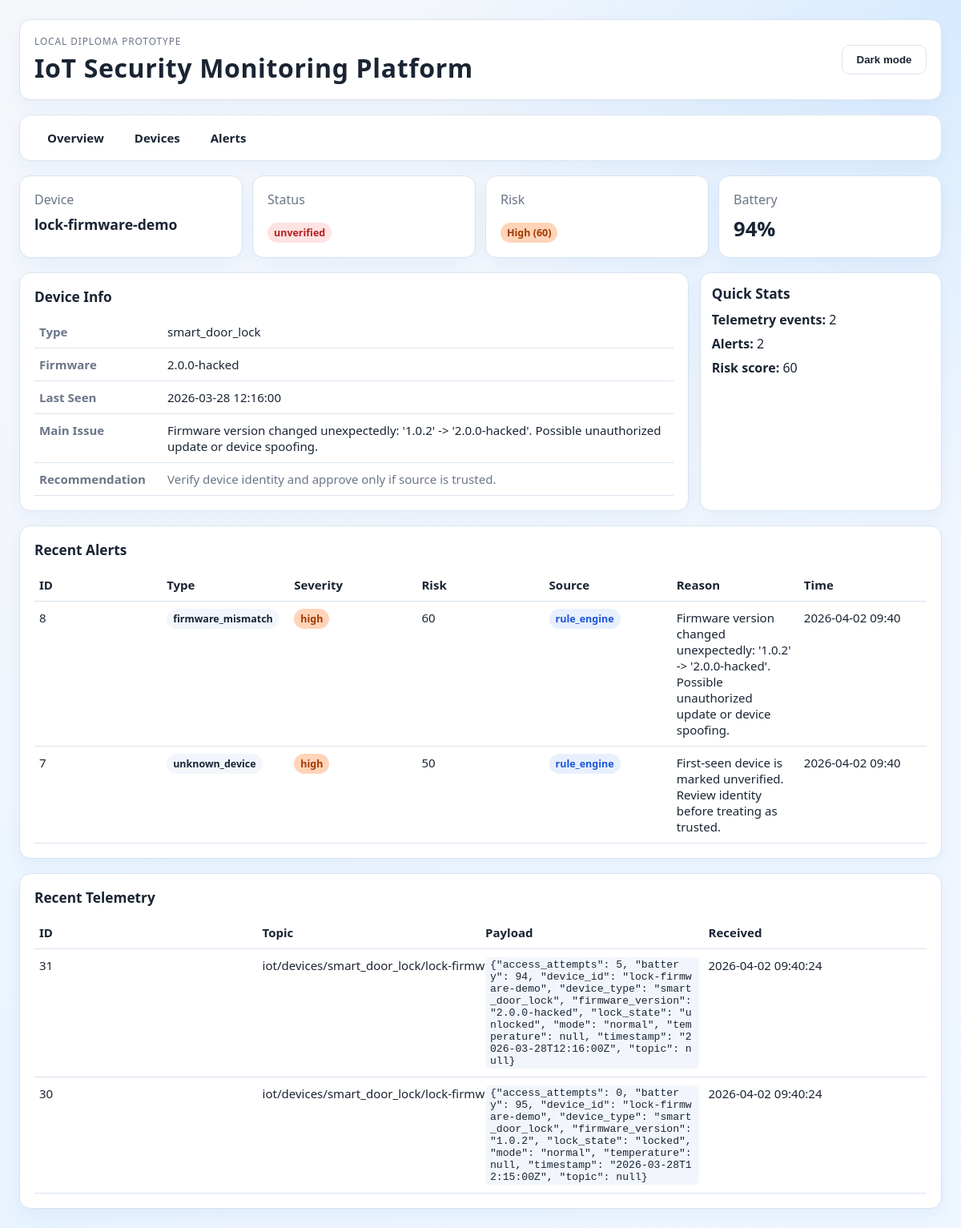
Screenshot of /dashboard/devices/lock-firmware-demo with the database file from the repository.
### app/models/device.py (models this page shows)
class Device(Base):
    __tablename__ = "devices"
    id: Mapped[int] = mapped_column(Integer, primary_key=True)
    device_id: Mapped[str] = mapped_column(String(100), unique=True, index=True)
    device_type: Mapped[str] = mapped_column(String(50), index=True)
    name: Mapped[str | None] = mapped_column(String(100), nullable=True)
    status: Mapped[str] = mapped_column(String(30), default="offline")
    firmware_version: Mapped[str | None] = mapped_column(String(50), nullable=True)
    last_seen_at: Mapped[datetime | None] = mapped_column(
        DateTime(timezone=True), nullable=True
    )
    created_at: Mapped[datetime] = mapped_column(
        DateTime(timezone=True), default=utc_now
    )
    updated_at: Mapped[datetime] = mapped_column(
        DateTime(timezone=True), default=utc_now, onupdate=utc_now
    )

### app/models/alert.py (models this page shows)
class Alert(Base):
    __tablename__ = "alerts"
    id: Mapped[int] = mapped_column(Integer, primary_key=True)
    device_id: Mapped[str | None] = mapped_column(
        String(100), index=True, nullable=True
    )
    alert_type: Mapped[str] = mapped_column(String(50), index=True)
    severity: Mapped[str] = mapped_column(String(20), index=True)
    risk_score: Mapped[int] = mapped_column(Integer)
    reason: Mapped[str] = mapped_column(Text)
    source: Mapped[str] = mapped_column(String(50), default="rule_engine")
    status: Mapped[str] = mapped_column(String(30), default="open")
    created_at: Mapped[datetime] = mapped_column(
        DateTime(timezone=True), default=utc_now, index=True
    )

### app/models/telemetry_event.py (models this page shows)
class TelemetryEvent(Base):
    __tablename__ = "telemetry_events"
    id: Mapped[int] = mapped_column(Integer, primary_key=True)
    device_id: Mapped[str | None] = mapped_column(
        String(100), index=True, nullable=True
    )
    topic: Mapped[str] = mapped_column(String(255))
    payload_json: Mapped[str] = mapped_column(Text)
    received_at: Mapped[datetime] = mapped_column(
        DateTime(timezone=True), default=utc_now, index=True
    )

### app/main.py (the view)
@app.get("/dashboard/devices/{device_id}", response_class=HTMLResponse)
def dashboard_device_detail(
    request: Request, device_id: str, db: Session = Depends(get_db)
) -> HTMLResponse:
    detail = _get_device_detail(db, device_id=device_id)
    if detail is None:
        raise HTTPException(status_code=404, detail="Device not found")
    return templates.TemplateResponse(
        request=request,
        name="device_detail.html",
        context={"detail": detail},
    )

### app/templates/device_detail.html (shortened to what this page needs)
<!DOCTYPE html>
<html lang="ru">
<head>
    <link rel="stylesheet" href="{{ url_for('static', path='/dashboard.css') }}">
</head>
<body>
<main class="page-shell">
    <header class="topbar card">
        <div>
            <p class="eyebrow">Local diploma prototype</p>
            <h1>IoT Security Monitoring Platform</h1>
        </div>
        <div class="actions">
            <button type="button" id="theme-toggle" class="theme-toggle" aria-pressed="false">Dark mode</button>
        </div>
    </header>
    <nav class="nav-bar card">
        <a href="/">Overview</a>
        <a href="/dashboard/devices">Devices</a>
        <a href="/dashboard/alerts">Alerts</a>
    </nav>
    <section class="kpis">
        <article class="card kpi">
            <p>Device</p>
            <strong style="font-size:1.1rem">{{ detail.device.device_id }}</strong>
        </article>
        <article class="card kpi">
            <p>Status</p>
            <strong><span class="badge {{ 'online' if detail.device.status == 'online' else 'offline' }}">{{ detail.device.status }}</span></strong>
        </article>
        <article class="card kpi">
            <p>Risk</p>
            <strong><span class="badge risk-{{ detail.device.risk_level | lower }}">{{ detail.device.risk_level }} ({{ detail.device.risk_score }})</span></strong>
        </article>
        <article class="card kpi">
            <p>Battery</p>
            <strong>{{ detail.device.battery if detail.device.battery is not none else '--' }}{% if detail.device.battery is not none %}%{% endif %}</strong>
        </article>
    </section>
    <section class="layout-grid">
        <article class="card">
            <h2>Device Info</h2>
            <table class="detail-table">
                <tr><th>Type</th><td>{{ detail.device.device_type }}</td></tr>
                <tr><th>Firmware</th><td>{{ detail.device.firmware_version or '--' }}</td></tr>
                <tr><th>Last Seen</th><td>{{ detail.device.last_seen_at.strftime('%Y-%m-%d %H:%M:%S') if detail.device.last_seen_at else '--' }}</td></tr>
                <tr><th>Main Issue</th><td>{{ detail.device.main_issue }}</td></tr>
                <tr><th>Recommendation</th><td class="recommendation-cell">{{ detail.device.recommendation }}</td></tr>
            </table>
        </article>
        <aside class="side-column">
            <article class="card side-card-compact">
                <h2>Quick Stats</h2>
                <ul class="detail-stats">
                    <li><strong>Telemetry events:</strong> {{ detail.recent_telemetry | length }}</li>
                    <li><strong>Alerts:</strong> {{ detail.recent_alerts | length }}</li>
                    <li><strong>Risk score:</strong> {{ detail.device.risk_score }}</li>
                </ul>
            </article>
        </aside>
    </section>
    <section class="card">
        <h2>Recent Alerts</h2>
        <table>
            <thead>
            <tr>
                <th>ID</th>
                <th>Type</th>
                <th>Severity</th>
                <th>Risk</th>
                <th>Source</th>
                <th>Reason</th>
                <th>Time</th>
            </tr>
            </thead>
            <tbody>
            {% if detail.recent_alerts %}
                {% for alert in detail.recent_alerts %}
                <tr>
                    <td>{{ alert.id }}</td>
                    <td><span class="badge alert-type">{{ alert.alert_type }}</span></td>
                    <td><span class="badge risk-{{ alert.severity }}">{{ alert.severity }}</span></td>
                    <td>{{ alert.risk_score }}</td>
                    <td><span class="badge source-{{ alert.source }}">{{ alert.source }}</span></td>
                    <td>{{ alert.reason }}</td>
                    <td class="nowrap">{{ alert.created_at.strftime('%Y-%m-%d %H:%M') }}</td>
                </tr>
                {% endfor %}
            {% else %}
                <tr><td colspan="7">No alerts for this device.</td></tr>
            {% endif %}
            </tbody>
        </table>
    </section>
    <section class="card">
        <h2>Recent Telemetry</h2>
        <table>
            <thead>
            <tr>
                <th>ID</th>
                <th>Topic</th>
                <th>Payload</th>
                <th>Received</th>
            </tr>
            </thead>
            <tbody>
            {% if detail.recent_telemetry %}
                {% for event in detail.recent_telemetry %}
                <tr>
                    <td>{{ event.id }}</td>
                    <td class="nowrap">{{ event.topic }}</td>
                    <td><code class="payload-code">{{ event.payload | tojson }}</code></td>
                    <td class="nowrap">{{ event.received_at.strftime('%Y-%m-%d %H:%M:%S') }}</td>
                </tr>
                {% endfor %}
            {% else %}
                <tr><td colspan="4">No telemetry events for this device.</td></tr>
            {% endif %}
            </tbody>
        </table>
    </section>
</main>
</body>
</html>

### app/static/dashboard.css (style rules this page uses)
:root { --bg-1: #f5f7fb; --bg-2: #eef6ff; --glow-top: #d7ebff; --glow-bottom: #e8f3ff; --ink: #1a2433; --muted: #6a7588; --card: #ffffff; --stroke: #d9e3ef; --accent: #1066d6; --accent-soft: #dcecff; --button-bg: #ffffff; --button-ink: #1a2433; --code-bg: #f2f6fc; --ok: #18884f; --warn: #8a6800; --shadow-color: rgb(16 102 214 / 6%); --font-ui: "Segoe UI", "Trebuchet MS", sans-serif; }
* { box-sizing: border-box; }
body { margin: 0; color: var(--ink); font-family: var(--font-ui); background: radial-gradient(circle at top right, var(--glow-top) 0%, transparent 35%), radial-gradient(circle at bottom left, var(--glow-bottom) 0%, transparent 40%), linear-gradient(160deg, var(--bg-1), var(--bg-2)); transition: background 0.25s ease, color 0.25s ease; }
.page-shell { max-width: 1240px; margin: 0 auto; padding: 24px; display: grid; gap: 18px; }
.card { background: var(--card); border: 1px solid var(--stroke); border-radius: 14px; padding: 18px; box-shadow: 0 8px 22px var(--shadow-color); transition: background 0.25s ease, border-color 0.25s ease; }
.topbar { display: flex; justify-content: space-between; align-items: center; gap: 16px; }
.topbar h1 { margin: 4px 0 0; font-size: clamp(1.4rem, 3vw, 2rem); letter-spacing: 0.02em; }
.eyebrow { margin: 0; color: var(--muted); text-transform: uppercase; font-size: 0.74rem; letter-spacing: 0.08em; }
.actions { display: flex; gap: 10px; }
button { border-radius: 10px; border: 1px solid var(--stroke); background: var(--button-bg); color: var(--button-ink); padding: 10px 14px; font-weight: 600; cursor: pointer; transition: background 0.2s ease, border-color 0.2s ease, color 0.2s ease; }
.theme-toggle { min-width: 106px; }
.kpis { display: grid; gap: 12px; grid-template-columns: repeat(4, minmax(0, 1fr)); }
.kpi p { margin: 0; color: var(--muted); }
.kpi strong { display: inline-block; margin-top: 8px; font-size: 1.6rem; }
.layout-grid { display: grid; gap: 14px; grid-template-columns: 2.35fr 0.85fr; }
.side-column { display: grid; gap: 10px; }
.side-card-compact { padding: 14px; }
.side-card-compact h2 { margin-bottom: 10px; }
h2 { margin: 0 0 12px; font-size: 1.08rem; }
table { width: 100%; border-collapse: collapse; font-size: 0.94rem; table-layout: fixed; }
th, td { text-align: left; border-bottom: 1px solid var(--stroke); padding: 10px 6px; vertical-align: top; word-break: break-word; }
.recommendation-cell { color: var(--muted); line-height: 1.35; min-width: 230px; }
.badge { padding: 4px 8px; border-radius: 999px; font-size: 0.78rem; font-weight: 700; }
.badge.offline { background: #ffe2e2; color: #b22020; }
.badge.risk-high { background: #ffd4b8; color: #a23800; }
code { background: var(--code-bg); border-radius: 6px; padding: 2px 6px; }
.nav-bar { display: flex; gap: 6px; padding: 10px 18px; }
.nav-bar a { padding: 8px 16px; border-radius: 8px; text-decoration: none; color: var(--ink); font-weight: 600; font-size: 0.94rem; transition: background 0.15s ease; }
.nowrap { white-space: nowrap; }
.badge.alert-type { background: var(--code-bg); color: var(--ink); font-weight: 600; }
.badge.source-rule_engine { background: #e8f0fe; color: #1a56db; }
.detail-table { table-layout: auto; }
.detail-table th { width: 160px; color: var(--muted); font-weight: 600; }
.detail-stats { list-style: none; margin: 0; padding: 0; }
.detail-stats li { margin-bottom: 8px; }
.payload-code { font-size: 0.82rem; max-width: 500px; display: inline-block; overflow-wrap: break-word; word-break: break-all; }

### rows the page displays
Device: device.device_id "lock-firmware-demo", device.status "unverified", device.device_type "smart_door_lock", device "2.0.0-hacked", device.last_seen_at "2026-03-28 12:16:00"
Alert: device.main_issue "Firmware version changed unexpectedly: '1.0.2' -> '2.0.0-hacked'. Possible unauthorized update or device spoofing.", id "8", alert_type "firmware_mismatch", severity "high", risk_score "60", source "rule_engine", reason "Firmware version changed unexpectedly: '1.0.2' -> '2.0.0-hacked'. Possible unauthorized update or device spoofing.", created_at "2026-04-02 09:40"
Alert: id "7", alert_type "unknown_device", severity "high", risk_score "50", source "rule_engine", reason "First-seen device is marked unverified. Review identity before treating as trusted.", created_at "2026-04-02 09:40"
TelemetryEvent: id "31", topic "iot/devices/smart_door_lock/lock-firmware-demo/telemetry", payload|tojson "{\"access_attempts\": 5, \"battery\": 94, \"device_id\": \"lock-firmware-demo\", \"device_type\": \"smart_door_lock\", \"firmware_version\": \"2.0.0-hacked\", \"lock_state\": \"unlocked\", \"mode\": \"normal\", \"temperature\": null, \"timestamp\": \"2026-03-28T12:16:00Z\", \"topic\": null}", received_at "2026-04-02 09:40:24"
TelemetryEvent: id "30", topic "iot/devices/smart_door_lock/lock-firmware-demo/telemetry", payload|tojson "{\"access_attempts\": 0, \"battery\": 95, \"device_id\": \"lock-firmware-demo\", \"device_type\": \"smart_door_lock\", \"firmware_version\": \"1.0.2\", \"lock_state\": \"locked\", \"mode\": \"normal\", \"temperature\": null, \"timestamp\": \"2026-03-28T12:15:00Z\", \"topic\": null}", received_at "2026-04-02 09:40:24"

### other values shown
{{ detail.device.risk_level }} "High"
{{ detail.device.risk_score }} "60"
{{ detail.device.battery if detail.device.battery is not none else '--' }} "94"
{{ detail.device.recommendation }} "Verify device identity and approve only if source is trusted."
{{ detail.recent_telemetry | length }} "2"
{{ detail.recent_alerts | length }} "2"
